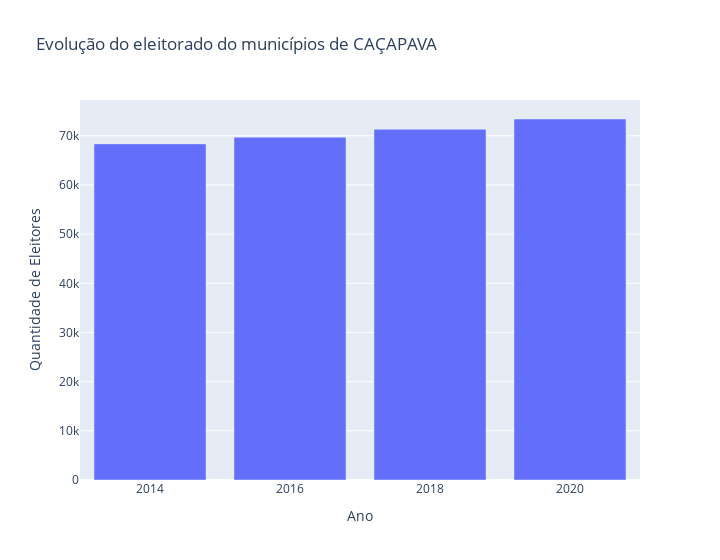

Notebook cell for this chart:
### Markdown cell above
<a name="result3"></a>
## 5.3 Análise da evolução do número de eleitores
[Índice](#index)<br>
[Link para o código desta análise](#dev3)

### Code cell
# Plot do gráfico da quantidade de eleitores pela cidade escolhida pelo usuário
graficoMunicipal = px.bar(quantitativoTotal, x='NR_ANO_ELEICAO', y='QTD_ELEITORES',
             hover_data=['QTD_ELEITORES'],
             labels={'QTD_ELEITORES':'Quantidade de Eleitores', 'NR_ANO_ELEICAO': 'Ano' },
             title = 'Evolução do eleitorado do municípios de ' + municipio1, width=720)

graficoMunicipal.show()

### Figure 1 — Plotly figure (JSON) as saved in the notebook; plotly's stock layout.template omitted (floating-point values rounded to 4 significant figures)
{"data": [{"alignmentgroup": "True", "hovertemplate": "Ano=%{x}<br>Quantidade de Eleitores=%{y}<extra></extra>", "legendgroup": "", "marker": {"color": "#636efa", "pattern": {"shape": ""}}, "name": "", "offsetgroup": "", "orientation": "v", "showlegend": false, "textposition": "auto", "type": "bar", "x": [2014, 2016, 2018, 2020], "xaxis": "x", "y": [68355, 69720, 71321, 73416], "yaxis": "y"}], "layout": {"barmode": "relative", "legend": {"tracegroupgap": 0}, "title": {"text": "Evolução do eleitorado do municípios de CAÇAPAVA"}, "width": 720, "xaxis": {"anchor": "y", "domain": [0, 1], "title": {"text": "Ano"}}, "yaxis": {"anchor": "x", "domain": [0, 1], "title": {"text": "Quantidade de Eleitores"}}}}
